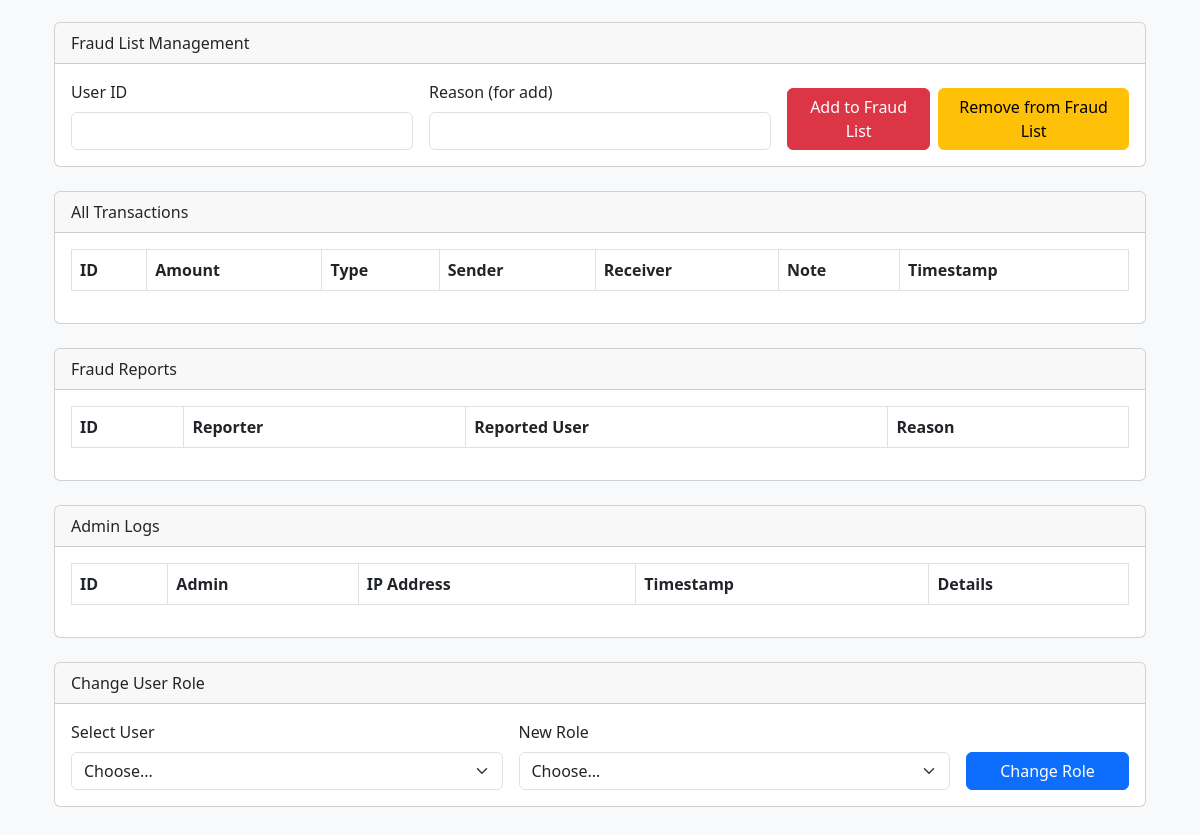
Before: /admin/dashboard (lower part) with the older database file.
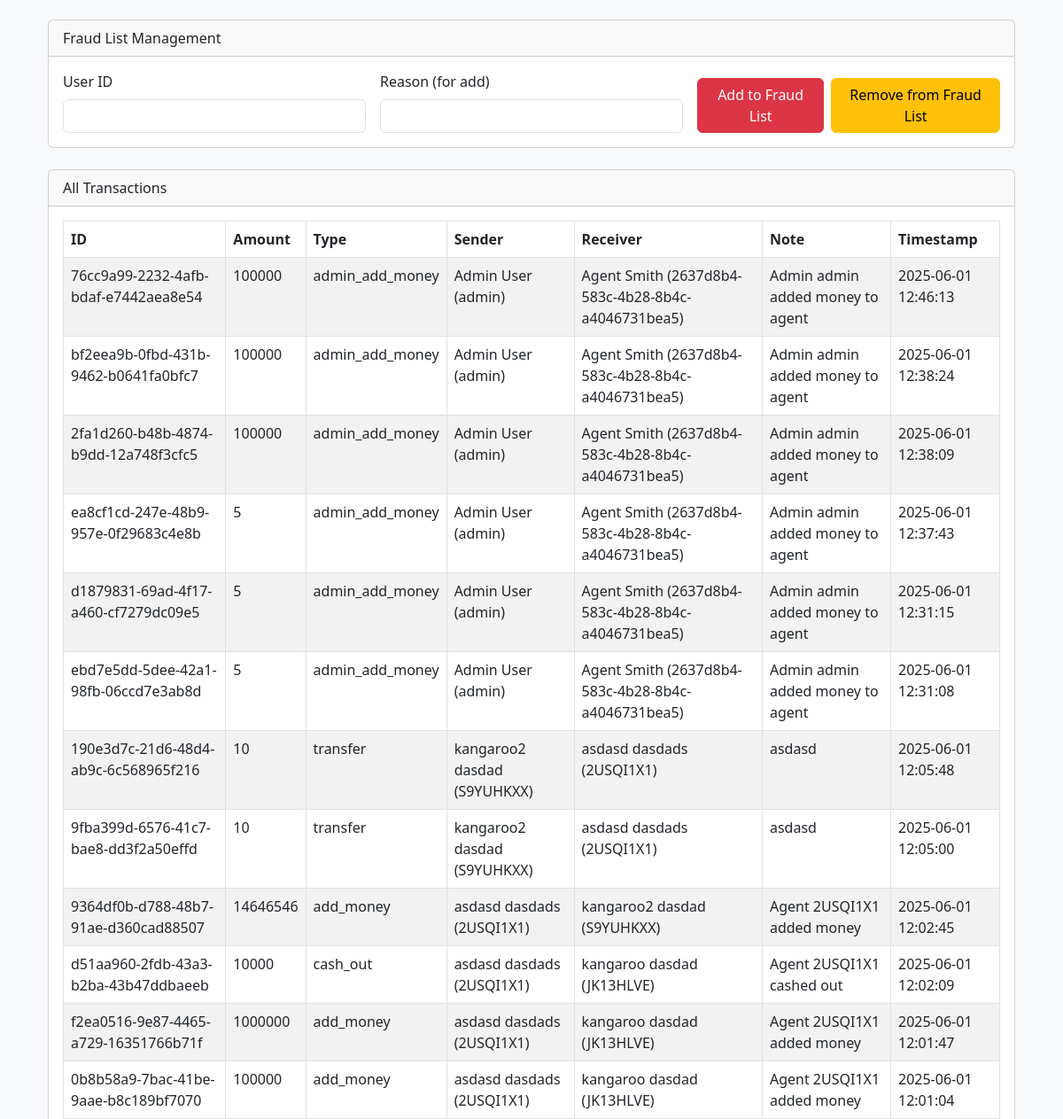
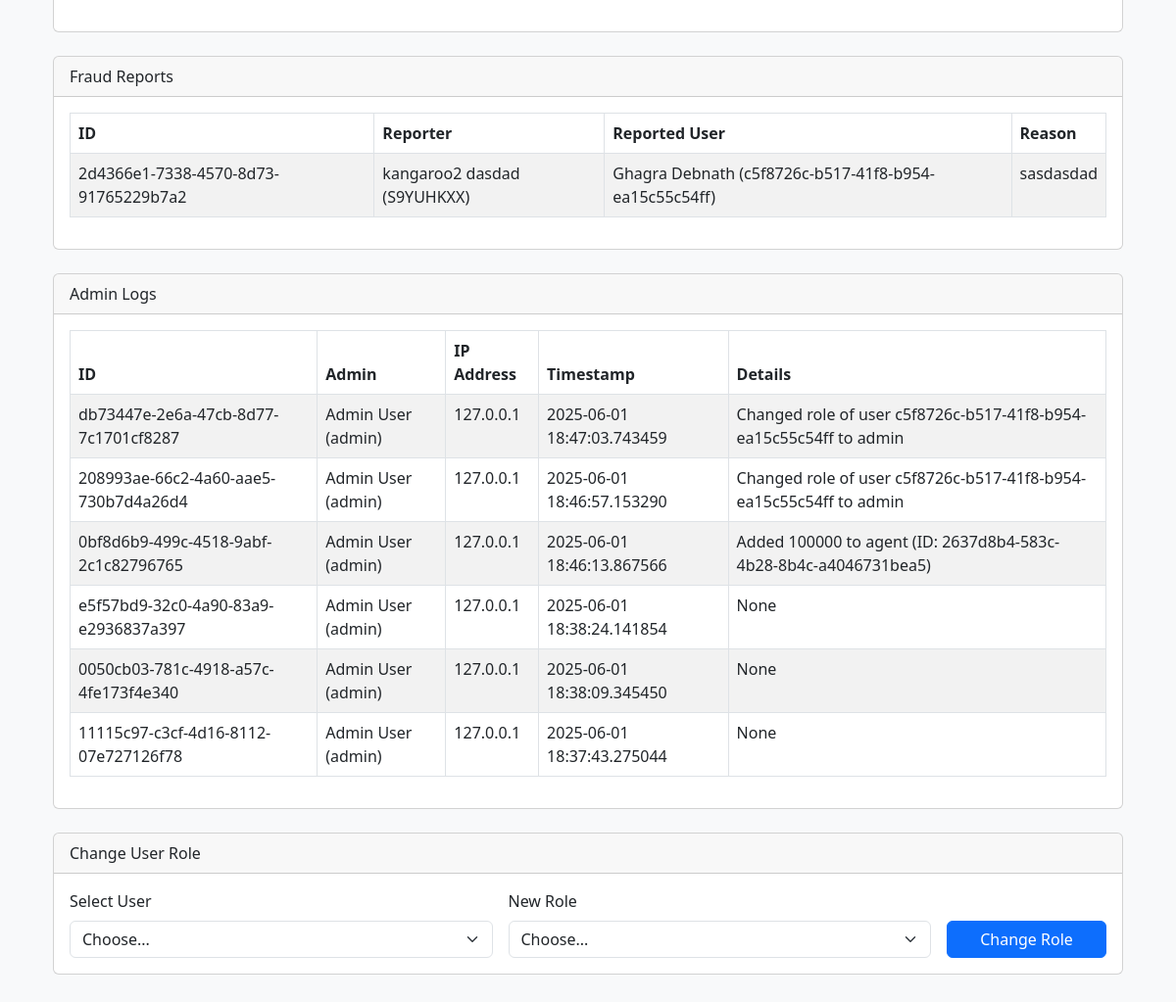
After: the same page with the newer database file (2 pictures, top to bottom).
### tables this page shows
CREATE TABLE "transactions" (
  "id" uuid PRIMARY KEY,
  "amount" decimal(10,2),
  "payment_method" varchar,
  "timestamp" datetime,
  "sender_id" uuid,
  "receiver_id" uuid,
  "note" text,
  "type" enum,
  "location" varchar
);

CREATE TABLE "users" (
  "id" uuid PRIMARY KEY,
  "first_name" varchar,
  "last_name" varchar,
  "dob" date,
  "age" int,
  "gender" varchar,
  "marital_status" varchar,
  "blood_group" varchar,
  "balance" decimal(10,2),
  "joining_date" date,
  "role_id" uuid
);

CREATE TABLE "fraud_list" (
  "id" uuid PRIMARY KEY,
  "user_id" uuid,
  "reported_user_id" uuid,
  "reason" varchar
);

CREATE TABLE "admin_logs" (
  "id" uuid PRIMARY KEY,
  "admin_id" uuid,
  "ip_address" varchar,
  "timestamp" datetime
, details TEXT);

### app/routes/admin.py (the view, shortened to what this page needs)
@admin_bp.route('/admin/dashboard', methods=['GET', 'POST'])
def admin_dashboard():
    user = get_current_user()
    if not user:
        return redirect(url_for('user.login'))
    conn = current_app.get_db_connection()
    role_row = conn.execute('SELECT name FROM roles WHERE id = ?', (user['role_id'],)).fetchone()
    if not role_row or role_row['name'].lower() != 'admin':
        conn.close()
        return render_template('login.html', error='Access denied: Admins only.')
    agents = conn.execute('SELECT u.id, u.first_name, u.last_name, u.balance FROM users u JOIN roles r ON u.role_id = r.id WHERE LOWER(r.name) = "agent"').fetchall()
    users = conn.execute('SELECT u.id, u.first_name, u.last_name, u.balance FROM users u').fetchall()
    transactions = conn.execute('''SELECT t.*, s.first_name as sender_first, s.last_name as sender_last, r.first_name as receiver_first, r.last_name as receiver_last FROM transactions t
        LEFT JOIN users s ON t.sender_id = s.id
        LEFT JOIN users r ON t.receiver_id = r.id
        ORDER BY t.timestamp DESC LIMIT 100''').fetchall()
    frauds = conn.execute('''SELECT f.*, u1.first_name as reporter_first, u1.last_name as reporter_last, u2.first_name as reported_first, u2.last_name as reported_last FROM fraud_list f
        LEFT JOIN users u1 ON f.user_id = u1.id
        LEFT JOIN users u2 ON f.reported_user_id = u2.id
        ORDER BY f.id DESC LIMIT 100''').fetchall()
    try:
        admin_logs = conn.execute('''SELECT l.*, a.first_name as admin_first, a.last_name as admin_last FROM admin_logs l LEFT JOIN users a ON l.admin_id = a.id ORDER BY l.timestamp DESC LIMIT 100''').fetchall()
    except Exception:
        admin_logs = []
    add_money_success = None
    add_money_error = None
    fraud_action_success = None
    fraud_action_error = None
    role_action_success = None
    role_action_error = None
    conn.close()
    return render_template('admin_dashboard.html', user=user, agents=agents, users=users, transactions=transactions, frauds=frauds, admin_logs=admin_logs, add_money_success=add_money_success, add_money_error=add_money_error, fraud_action_success=fraud_action_success, fraud_action_error=fraud_action_error, role_action_success=role_action_success, role_action_error=role_action_error)

### app/__init__.py (called while the page is built)
def get_db_connection():
    conn = sqlite3.connect('fin_guard.db')
    conn.row_factory = sqlite3.Row
    return conn

### app/utils/user_utils.py (called while the page is built)
def get_current_user():
    user_id = session.get('user_id')
    conn = current_app.get_db_connection()
    user = None
    if user_id:
        user = conn.execute('SELECT * FROM users WHERE id = ?', (user_id,)).fetchone()
    if not user:
        user = conn.execute('SELECT * FROM users LIMIT 1').fetchone()
    conn.close()
    return user

### app/templates/admin_dashboard.html (shortened to what this page needs)
{% extends 'base.html' %}
{% block content %}
<div class="container py-4">
    <div class="card mb-4">
        <div class="card-header">Fraud List Management</div>
        <div class="card-body">
            <form method="POST" class="row g-3">
                <div class="col-md-4">
                    <label for="fraud_user_id" class="form-label">User ID</label>
                    <input type="text" class="form-control" id="fraud_user_id" name="fraud_user_id" required>
                </div>
                <div class="col-md-4">
                    <label for="fraud_reason" class="form-label">Reason (for add)</label>
                    <input type="text" class="form-control" id="fraud_reason" name="fraud_reason">
                </div>
                <div class="col-md-4 d-flex align-items-end gap-2">
                    <button type="submit" name="fraud_action" value="add" class="btn btn-danger">Add to Fraud List</button>
                    <button type="submit" name="fraud_action" value="remove" class="btn btn-warning">Remove from Fraud List</button>
                </div>
            </form>
        </div>
    </div>
    <div class="card mb-4">
        <div class="card-header">All Transactions</div>
        <div class="card-body table-responsive">
            <table class="table table-striped table-bordered">
                <thead>
                    <tr>
                        <th>ID</th>
                        <th>Amount</th>
                        <th>Type</th>
                        <th>Sender</th>
                        <th>Receiver</th>
                        <th>Note</th>
                        <th>Timestamp</th>
                    </tr>
                </thead>
                <tbody>
                    {% for t in transactions %}
                    <tr>
                        <td>{{ t.id }}</td>
                        <td>{{ t.amount }}</td>
                        <td>{{ t.type }}</td>
                        <td>{{ t.sender_first }} {{ t.sender_last }} ({{ t.sender_id }})</td>
                        <td>{{ t.receiver_first }} {{ t.receiver_last }} ({{ t.receiver_id }})</td>
                        <td>{{ t.note }}</td>
                        <td>{{ t.timestamp }}</td>
                    </tr>
                    {% endfor %}
                </tbody>
            </table>
        </div>
    </div>
    <div class="card mb-4">
        <div class="card-header">Fraud Reports</div>
        <div class="card-body table-responsive">
            <table class="table table-striped table-bordered">
                <thead>
                    <tr>
                        <th>ID</th>
                        <th>Reporter</th>
                        <th>Reported User</th>
                        <th>Reason</th>
                    </tr>
                </thead>
                <tbody>
                    {% for f in frauds %}
                    <tr>
                        <td>{{ f.id }}</td>
                        <td>{{ f.reporter_first }} {{ f.reporter_last }} ({{ f.user_id }})</td>
                        <td>{{ f.reported_first }} {{ f.reported_last }} ({{ f.reported_user_id }})</td>
                        <td>{{ f.reason }}</td>
                    </tr>
                    {% endfor %}
                </tbody>
            </table>
        </div>
    </div>
    <div class="card mb-4">
        <div class="card-header">Admin Logs</div>
        <div class="card-body table-responsive">
            <table class="table table-striped table-bordered">
                <thead>
                    <tr>
                        <th>ID</th>
                        <th>Admin</th>
                        <th>IP Address</th>
                        <th>Timestamp</th>
                        <th>Details</th>
                    </tr>
                </thead>
                <tbody>
                    {% for log in admin_logs %}
                    <tr>
                        <td>{{ log.id }}</td>
                        <td>{{ log.admin_first }} {{ log.admin_last }} ({{ log.admin_id }})</td>
                        <td>{{ log.ip_address }}</td>
                        <td>{{ log.timestamp }}</td>
                        <td>{{ log.details }}</td>
                    </tr>
                    {% endfor %}
                </tbody>
            </table>
        </div>
    </div>
    <div class="card mb-4">
        <div class="card-header">Change User Role</div>
        <div class="card-body">
            <form method="POST" class="row g-3">
                <div class="col-md-5">
                    <label for="role_user_id" class="form-label">Select User</label>
                    <select class="form-select" id="role_user_id" name="role_user_id" required>
                        <option value="">Choose...</option>
                    </select>
                </div>
                <div class="col-md-5">
                    <label for="new_role" class="form-label">New Role</label>
                    <select class="form-select" id="new_role" name="new_role" required>
                        <option value="">Choose...</option>
                    </select>
                </div>
                <div class="col-md-2 d-flex align-items-end">
                    <button type="submit" name="role_action" value="change" class="btn btn-primary w-100">Change Role</button>
                </div>
            </form>
        </div>
    </div>
</div>
{% endblock %}

### app/templates/base.html (shortened to what this page needs)
<!DOCTYPE html>
<html lang="en">
<head>
    <link rel="stylesheet" href="https://cdn.jsdelivr.net/npm/bootstrap@5.3.0/dist/css/bootstrap.min.css">
    <link rel="stylesheet" href="{{ url_for('static', filename='css/style.css') }}">
</head>
<body>
    <div class="container mt-4">
        {% block content %}{% endblock %}
    </div>
</body>
</html>

### app/static/css/style.css (style rules this page uses)
body { background-color: #f8f9fa; }

Changed rows visible on the page:
added transactions: id "76cc9a99-2232-4afb-bdaf-e7442aea8e54", amount "100000", type "admin_add_money", sender_first "Admin", sender_last "User", sender_id "admin", receiver_first "Agent", receiver_last "Smith", receiver_id "2637d8b4-583c-4b28-8b4c-a4046731bea5", note "Admin admin added money to agent", timestamp "2025-06-01 12:46:13"
added transactions: id "bf2eea9b-0fbd-431b-9462-b0641fa0bfc7", amount "100000", type "admin_add_money", sender_first "Admin", sender_last "User", sender_id "admin", receiver_first "Agent", receiver_last "Smith", receiver_id "2637d8b4-583c-4b28-8b4c-a4046731bea5", note "Admin admin added money to agent", timestamp "2025-06-01 12:38:24"
added transactions: id "2fa1d260-b48b-4874-b9dd-12a748f3cfc5", amount "100000", type "admin_add_money", sender_first "Admin", sender_last "User", sender_id "admin", receiver_first "Agent", receiver_last "Smith", receiver_id "2637d8b4-583c-4b28-8b4c-a4046731bea5", note "Admin admin added money to agent", timestamp "2025-06-01 12:38:09"
added transactions: id "ea8cf1cd-247e-48b9-957e-0f29683c4e8b", amount "5", type "admin_add_money", sender_first "Admin", sender_last "User", sender_id "admin", receiver_first "Agent", receiver_last "Smith", receiver_id "2637d8b4-583c-4b28-8b4c-a4046731bea5", note "Admin admin added money to agent", timestamp "2025-06-01 12:37:43"
added transactions: id "d1879831-69ad-4f17-a460-cf7279dc09e5", amount "5", type "admin_add_money", sender_first "Admin", sender_last "User", sender_id "admin", receiver_first "Agent", receiver_last "Smith", receiver_id "2637d8b4-583c-4b28-8b4c-a4046731bea5", note "Admin admin added money to agent", timestamp "2025-06-01 12:31:15"
added transactions: id "ebd7e5dd-5dee-42a1-98fb-06ccd7e3ab8d", amount "5", type "admin_add_money", sender_first "Admin", sender_last "User", sender_id "admin", receiver_first "Agent", receiver_last "Smith", receiver_id "2637d8b4-583c-4b28-8b4c-a4046731bea5", note "Admin admin added money to agent", timestamp "2025-06-01 12:31:08"
added transactions: id "190e3d7c-21d6-48d4-ab9c-6c568965f216", amount "10", type "transfer", sender_first "kangaroo2", sender_last "dasdad", sender_id "S9YUHKXX", receiver_first "asdasd", receiver_last "dasdads", receiver_id "2USQI1X1", note "asdasd", timestamp "2025-06-01 12:05:48"
added transactions: id "9fba399d-6576-41c7-bae8-dd3f2a50effd", amount "10", type "transfer", sender_first "kangaroo2", sender_last "dasdad", sender_id "S9YUHKXX", receiver_first "asdasd", receiver_last "dasdads", receiver_id "2USQI1X1", note "asdasd", timestamp "2025-06-01 12:05:00"
added transactions: id "9364df0b-d788-48b7-91ae-d360cad88507", amount "14646546", type "add_money", sender_first "asdasd", sender_last "dasdads", sender_id "2USQI1X1", receiver_first "kangaroo2", receiver_last "dasdad", receiver_id "S9YUHKXX", note "Agent 2USQI1X1 added money", timestamp "2025-06-01 12:02:45"
added transactions: id "d51aa960-2fdb-43a3-b2ba-43b47ddbaeeb", amount "10000", type "cash_out", sender_first "asdasd", sender_last "dasdads", sender_id "2USQI1X1", receiver_first "kangaroo", receiver_last "dasdad", receiver_id "JK13HLVE", note "Agent 2USQI1X1 cashed out", timestamp "2025-06-01 12:02:09"
added transactions: id "f2ea0516-9e87-4465-a729-16351766b71f", amount "1000000", type "add_money", sender_first "asdasd", sender_last "dasdads", sender_id "2USQI1X1", receiver_first "kangaroo", receiver_last "dasdad", receiver_id "JK13HLVE", note "Agent 2USQI1X1 added money", timestamp "2025-06-01 12:01:47"
added transactions: id "0b8b58a9-7bac-41be-9aae-b8c189bf7070", amount "100000", type "add_money", sender_first "asdasd", sender_last "dasdads", sender_id "2USQI1X1", receiver_first "kangaroo", receiver_last "dasdad", receiver_id "JK13HLVE", note "Agent 2USQI1X1 added money", timestamp "2025-06-01 12:01:04"
added fraud_list: id "2d4366e1-7338-4570-8d73-91765229b7a2", reporter_first "kangaroo2", reporter_last "dasdad", user_id "S9YUHKXX", reported_first "Ghagra", reported_last "Debnath", reported_user_id "c5f8726c-b517-41f8-b954-ea15c55c54ff", reason "sasdasdad"
added admin_logs: id "db73447e-2e6a-47cb-8d77-7c1701cf8287", admin_first "Admin", admin_last "User", admin_id "admin", ip_address "127.0.0.1", timestamp "2025-06-01 18:47:03.743459", details "Changed role of user c5f8726c-b517-41f8-b954-ea15c55c54ff to admin"
added admin_logs: id "208993ae-66c2-4a60-aae5-730b7d4a26d4", admin_first "Admin", admin_last "User", admin_id "admin", ip_address "127.0.0.1", timestamp "2025-06-01 18:46:57.153290", details "Changed role of user c5f8726c-b517-41f8-b954-ea15c55c54ff to admin"
added admin_logs: id "0bf8d6b9-499c-4518-9abf-2c1c82796765", admin_first "Admin", admin_last "User", admin_id "admin", ip_address "127.0.0.1", timestamp "2025-06-01 18:46:13.867566", details "Added 100000 to agent (ID: 2637d8b4-583c-4b28-8b4c-a4046731bea5)"
added admin_logs: id "e5f57bd9-32c0-4a90-83a9-e2936837a397", admin_first "Admin", admin_last "User", admin_id "admin", ip_address "127.0.0.1", timestamp "2025-06-01 18:38:24.141854", details "None"
added admin_logs: id "0050cb03-781c-4918-a57c-4fe173f4e340", admin_first "Admin", admin_last "User", admin_id "admin", ip_address "127.0.0.1", timestamp "2025-06-01 18:38:09.345450", details "None"
added admin_logs: id "11115c97-c3cf-4d16-8112-07e727126f78", admin_first "Admin", admin_last "User", admin_id "admin", ip_address "127.0.0.1", timestamp "2025-06-01 18:37:43.275044", details "None"
